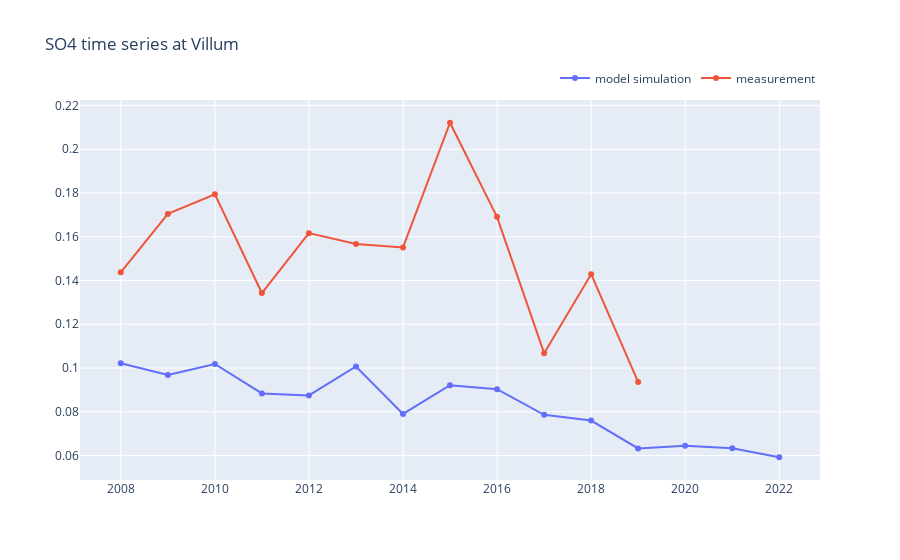

This figure's notebook cell:
### Markdown cell above
Now let's look at annual mean

### Code cell
# Look at annual mean
annual_df = df.groupby(pd.Grouper(freq='1Y')).mean()

plot_time_series(var,station,df=annual_df)

### Figure 1 — Plotly figure (JSON) as saved in the notebook; plotly's stock layout.template omitted (floating-point values rounded to 4 significant figures)
{"data": [{"name": "model simulation", "type": "scatter", "x": ["2007-12-31T00:00:00", "2008-12-31T00:00:00", "2009-12-31T00:00:00", "2010-12-31T00:00:00", "2011-12-31T00:00:00", "2012-12-31T00:00:00", "2013-12-31T00:00:00", "2014-12-31T00:00:00", "2015-12-31T00:00:00", "2016-12-31T00:00:00", "2017-12-31T00:00:00", "2018-12-31T00:00:00", "2019-12-31T00:00:00", "2020-12-31T00:00:00", "2021-12-31T00:00:00"], "y": [0.1022, 0.09679, 0.1018, 0.08838, 0.08746, 0.1007, 0.07902, 0.09213, 0.09031, 0.07863, 0.076, 0.06323, 0.06448, 0.06329, 0.05922]}, {"name": "measurement", "type": "scatter", "x": ["2007-12-31T00:00:00", "2008-12-31T00:00:00", "2009-12-31T00:00:00", "2010-12-31T00:00:00", "2011-12-31T00:00:00", "2012-12-31T00:00:00", "2013-12-31T00:00:00", "2014-12-31T00:00:00", "2015-12-31T00:00:00", "2016-12-31T00:00:00", "2017-12-31T00:00:00", "2018-12-31T00:00:00", "2019-12-31T00:00:00", "2020-12-31T00:00:00", "2021-12-31T00:00:00"], "y": [0.1437, 0.1704, 0.1794, 0.1343, 0.1617, 0.1567, 0.1551, 0.2121, 0.1691, 0.1068, 0.1429, 0.09365, null, null, null]}], "layout": {"legend": {"orientation": "h", "x": 1, "xanchor": "right", "y": 1.02, "yanchor": "bottom"}, "showlegend": true, "title": {"text": "SO4 time series at Villum"}}}
